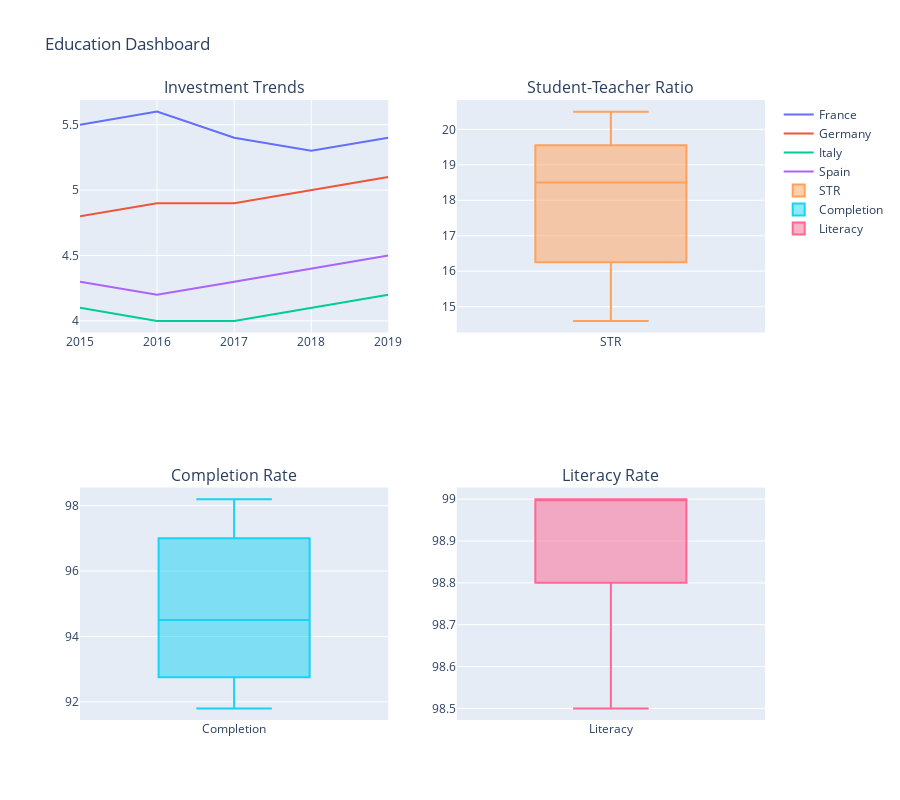

Source (notebook cell):
### Markdown cell above
## Interactive Dashboard

### Code cell
def create_dashboard():
    # Create subplot figure
    fig = make_subplots(
        rows=2, cols=2,
        subplot_titles=(
            'Investment Trends',
            'Student-Teacher Ratio',
            'Completion Rate',
            'Literacy Rate'
        )
    )
    
    # Add investment trends
    for country in df['country'].unique():
        country_data = df[df['country'] == country]
        fig.add_trace(
            go.Scatter(x=country_data['year'], 
                      y=country_data['education_investment'],
                      name=country,
                      mode='lines'),
            row=1, col=1
        )
    
    # Add other metrics
    fig.add_trace(
        go.Box(y=df['student_teacher_ratio'], name='STR'),
        row=1, col=2
    )
    
    fig.add_trace(
        go.Box(y=df['completion_rate'], name='Completion'),
        row=2, col=1
    )
    
    fig.add_trace(
        go.Box(y=df['literacy_rate'], name='Literacy'),
        row=2, col=2
    )
    
    fig.update_layout(
        height=800,
        title_text='Education Dashboard',
        showlegend=True
    )
    
    fig.show()

create_dashboard()

### Figure 1 — Plotly figure (JSON) as saved in the notebook; plotly's stock layout.template omitted (floating-point values rounded to 4 significant figures)
{"data": [{"mode": "lines", "name": "France", "type": "scatter", "x": ["2015-01-01T00:00:00", "2016-01-01T00:00:00", "2017-01-01T00:00:00", "2018-01-01T00:00:00", "2019-01-01T00:00:00"], "xaxis": "x", "y": [5.5, 5.6, 5.4, 5.3, 5.4], "yaxis": "y"}, {"mode": "lines", "name": "Germany", "type": "scatter", "x": ["2015-01-01T00:00:00", "2016-01-01T00:00:00", "2017-01-01T00:00:00", "2018-01-01T00:00:00", "2019-01-01T00:00:00"], "xaxis": "x", "y": [4.8, 4.9, 4.9, 5, 5.1], "yaxis": "y"}, {"mode": "lines", "name": "Italy", "type": "scatter", "x": ["2015-01-01T00:00:00", "2016-01-01T00:00:00", "2017-01-01T00:00:00", "2018-01-01T00:00:00", "2019-01-01T00:00:00"], "xaxis": "x", "y": [4.1, 4, 4, 4.1, 4.2], "yaxis": "y"}, {"mode": "lines", "name": "Spain", "type": "scatter", "x": ["2015-01-01T00:00:00", "2016-01-01T00:00:00", "2017-01-01T00:00:00", "2018-01-01T00:00:00", "2019-01-01T00:00:00"], "xaxis": "x", "y": [4.3, 4.2, 4.3, 4.4, 4.5], "yaxis": "y"}, {"name": "STR", "type": "box", "xaxis": "x2", "y": [18.2, 17.8, 17.5, 17.2, 17, 15.5, 15.2, 15, 14.8, 14.6, 19.8, 19.5, 19.2, 19, 18.8, 20.5, 20.2, 19.9, 19.6, 19.3], "yaxis": "y2"}, {"name": "Completion", "type": "box", "xaxis": "x3", "y": [95.3, 95.8, 96.1, 96.5, 96.8, 97.2, 97.5, 97.8, 98, 98.2, 92.5, 92.8, 93.1, 93.4, 93.7, 91.8, 92.1, 92.4, 92.7, 93], "yaxis": "y3"}, {"name": "Literacy", "type": "box", "xaxis": "x4", "y": [99, 99, 99, 99, 99, 99, 99, 99, 99, 99, 98.8, 98.8, 98.9, 98.9, 99, 98.5, 98.6, 98.7, 98.8, 98.9], "yaxis": "y4"}], "layout": {"annotations": [{"font": {"size": 16}, "showarrow": false, "text": "Investment Trends", "x": 0.225, "xanchor": "center", "xref": "paper", "y": 1, "yanchor": "bottom", "yref": "paper"}, {"font": {"size": 16}, "showarrow": false, "text": "Student-Teacher Ratio", "x": 0.775, "xanchor": "center", "xref": "paper", "y": 1, "yanchor": "bottom", "yref": "paper"}, {"font": {"size": 16}, "showarrow": false, "text": "Completion Rate", "x": 0.225, "xanchor": "center", "xref": "paper", "y": 0.375, "yanchor": "bottom", "yref": "paper"}, {"font": {"size": 16}, "showarrow": false, "text": "Literacy Rate", "x": 0.775, "xanchor": "center", "xref": "paper", "y": 0.375, "yanchor": "bottom", "yref": "paper"}], "height": 800, "showlegend": true, "title": {"text": "Education Dashboard"}, "xaxis": {"anchor": "y", "domain": [0, 0.45]}, "xaxis2": {"anchor": "y2", "domain": [0.55, 1]}, "xaxis3": {"anchor": "y3", "domain": [0, 0.45]}, "xaxis4": {"anchor": "y4", "domain": [0.55, 1]}, "yaxis": {"anchor": "x", "domain": [0.625, 1]}, "yaxis2": {"anchor": "x2", "domain": [0.625, 1]}, "yaxis3": {"anchor": "x3", "domain": [0, 0.375]}, "yaxis4": {"anchor": "x4", "domain": [0, 0.375]}}}
